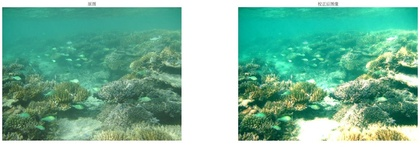
%> input picture underwaterCorrection/crt.jpg, 420 x 147 px, shrunk from 1504 x 528 before the run, given in place of test4.jpg, which was not available
$ octave mainTest.m   (GNU Octave 9; MATLAB toolbox functions it lacks are replaced by stand-ins)
%> lines starting %> are read from the running program, lines starting %| are printed output that depends on the picture; pictures that were not available may be replaced by others from this repository, and a replacement may not be noted
%> further down, I is the input picture: size 147x420x3 uint8; mean R, G, B 121.2, 183, 158.1
### underwaterCorrection/Idark.m
function Jdark = Idark(I, Wnd)
%> called with Wnd = 15
%Jdark ��ͨ������
%   I-����ͼ��
%   Jark1-���ͼ��

% output�� Jdark = min(min(r),min(g),min(b));
Ir = I(:,:,1);
Ig = I(:,:,2);
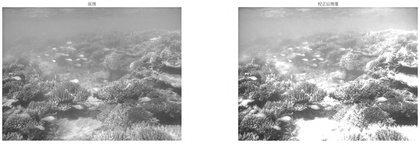
%> Ig: size 147x420 double; min 0.157, max 1, mean 0.718
Ib = I(:,:,3);
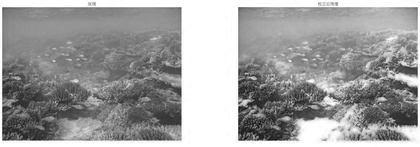
%> Ib: size 147x420 double; min 0.0235, max 1, mean 0.62
%% ͼ����չ
[m,n,~] = size(I);
%> m = 147; n = 420
Irr = ones(m+Wnd-1, n+Wnd-1);
Irr((Wnd-1)/2 : m+(Wnd-1)/2-1 , (Wnd-1)/2 : n+(Wnd-1)/2-1 ) = Ir;
Igg = ones(m+Wnd-1, n+Wnd-1);
Igg((Wnd-1)/2 : m+(Wnd-1)/2-1 , (Wnd-1)/2 : n+(Wnd-1)/2-1 ) = Ig;
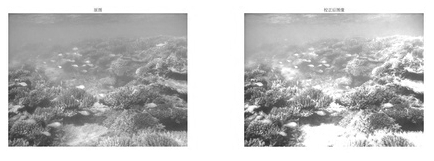
%> Igg: size 161x434 double; min 0.157, max 1, mean 0.751
Ibb = ones(m+Wnd-1, n+Wnd-1);
Ibb((Wnd-1)/2 : m+(Wnd-1)/2-1, (Wnd-1)/2 : n+(Wnd-1)/2-1 ) = Ib;
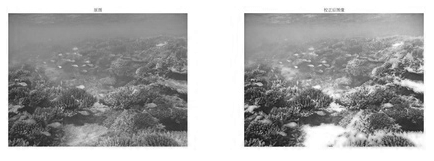
%> Ibb: size 161x434 double; min 0.0235, max 1, mean 0.664
%% ��ͨ��
Jdark = zeros(m,n);
for i=1:1:m
    for j=1:1:n
        Rmin = min(min ( Irr(i:i+Wnd-1, j:j+Wnd-1) ));
        Gmin = min(min ( Igg(i:i+Wnd-1, j:j+Wnd-1) ));
        Bmin = min(min ( Ibb(i:i+Wnd-1, j:j+Wnd-1) ));
        Jdark(i,j) = min(min(Rmin,Gmin),Bmin);
    end
end
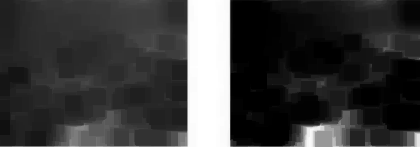
%> Jdark: size 147x420 double; min 0, max 1, mean 0.225


end

### underwaterCorrection/getTransmissivity.m
function t = getTransmissivity(I, Wnd, dark)
%> called with Wnd = 15
%getTransmissivity ��ȡ͸����
%   I-����ͼ�����
%   t-͸���ʾ���
A = max(max(dark));
%> A = 1
disp("A: ");
disp(A);
%| 1
%���򴰿ڴ�С
Ir = I(:,:,1);
Ig = I(:,:,2);
Ib = I(:,:,3);
%ͼ���С��չ
[m,n,~] = size(I);
Irr = ones(m+Wnd-1, n+Wnd-1);
Irr((Wnd-1)/2 : m+(Wnd-1)/2-1 , (Wnd-1)/2 : n+(Wnd-1)/2-1 ) = Ir;
Igg = ones(m+Wnd-1, n+Wnd-1);
Igg((Wnd-1)/2 : m+(Wnd-1)/2-1 , (Wnd-1)/2 : n+(Wnd-1)/2-1 ) = Ig;
Ibb = ones(m+Wnd-1, n+Wnd-1);
Ibb((Wnd-1)/2 : m+(Wnd-1)/2-1, (Wnd-1)/2 : n+(Wnd-1)/2-1 ) = Ib;
t = zeros(m,n);
for i=1:1:m
    for j=1:1:n
        Rmin = min(min ( Irr(i:i+Wnd-1, j:j+Wnd-1)/A ));
        Gmin = min(min ( Igg(i:i+Wnd-1, j:j+Wnd-1)/A ));
        Bmin = min(min ( Ibb(i:i+Wnd-1, j:j+Wnd-1)/A ));
        t(i,j) = 1 - min(min(Rmin,Gmin),Bmin);
    end
end
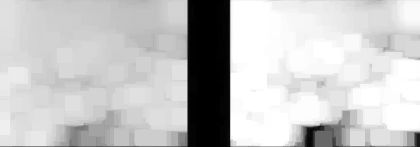
%> t: size 147x420 double; min 0, max 1, mean 0.775
end

### underwaterCorrection/colorCorrect.m
function ccI = colorCorrect(I,dark,t)
%colorCorrect 颜色矫正函数
%   I-原图像，dark-暗通道先验图像，t-透射率图像
%   ccI-颜色矫正后图像
% 计算Ainc和Wc等参数
Ainc = 1-max(max(dark));
%> Ainc = 0
disp("Ainc, Wc:");
disp(Ainc);
%| 0
t_mean = mean(mean(t));
%> t_mean = 0.775
t_max = max(max(t));
%> t_max = 1
Wc = ones(1,3);
Wc(1) = 1 + t_mean/t_max;
disp(Wc(1));
%| 1.7753
[m,n,k]=size(I);
%> k = 3
ccI = zeros(m,n,k);
for i=1:m
    for j=1:n
        for c=1:k
            ccI(i,j,c) = Wc(c)*( (I(i,j,c)-Ainc)/t(i,j))+Ainc;
        end
    end
end
%> ccI: size 147x420x3 double; 4.34% of the values are NaN or infinite; the others: min 0, max 452.7, mean 7.97
end

### underwaterCorrection/mainTest.m
clc;
clear;

%% �ļ���ȡ
path = "InputImages/";
files = dir(fullfile(path, '*.jpg'));

% [6 lines of commented-out code are left out]
fileTest = 'InputImages/test4.jpg';
I = imread(fileTest);
I = im2double(I);
% disp(I);
% ԭͼ��
% figure(1)
% imshow(I);

%% ��ɫУ��
Wnd=15; %�������ڴ�С
% ��ȡ��ͨ������ͼƬ
dark = Idark(I, Wnd);
% imwrite(dark,"OutputImages\dark.jpg");

% ���ݰ�ͨ������ͼƬ����ȡ͸����
t = getTransmissivity(I,Wnd, dark);
% imwrite(t,"OutputImages\t.jpg");
% ����͸���ʻ�ȡˮ�¸�ԭͼ
ccI = colorCorrect(I,dark,t);
imwrite(ccI,'OutputImages/test4.jpg');
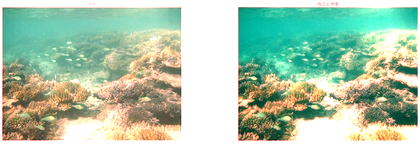
%> saved as test4.jpg: size 147x420x3 uint8; mean R, G, B 173.1, 199.8, 173.5
% [9 lines of commented-out code are left out]

$ run again, on underwaterCorrection/idark.jpg
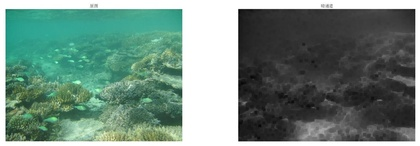
%> input picture underwaterCorrection/idark.jpg, 420 x 146 px, shrunk from 1525 x 529 before the run, given in place of test4.jpg, which was not available
%> I is the input picture: size 146x420x3 uint8; mean R, G, B 111.9, 137.1, 126.5
%> I: size 146x420x3 double
%> A = 1
%| 1
%> after the loop in getTransmissivity, `for i=1:1:m`:
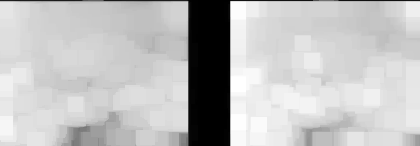
%> t: size 146x420 double; min 0, max 1, mean 0.75
%> Ainc = 0
%| 0
%> t_mean = 0.75
%> t_max = 1
%| 1.7505
%> `imwrite(ccI,'OutputImages/test4.jpg');`:
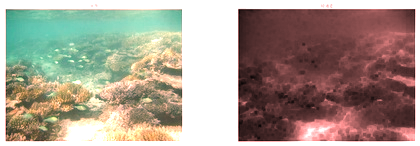
%> saved as test4.jpg: size 146x420x3 uint8; mean R, G, B 166.7, 154.4, 142
